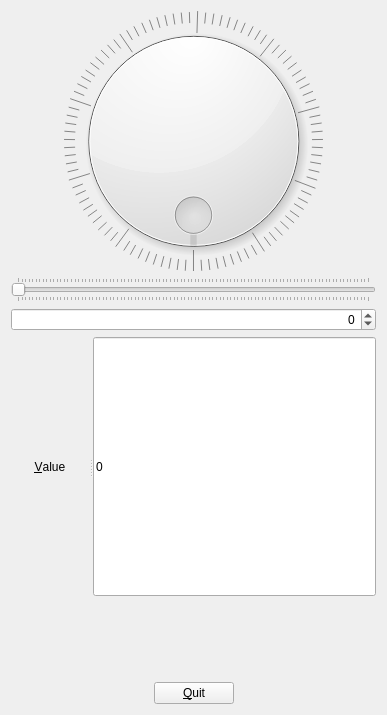
<?xml version="1.0" encoding="UTF-8"?>
<ui version="4.0">
 <class>Widget</class>
 <widget class="QWidget" name="Widget">
  <property name="enabled">
   <bool>true</bool>
  </property>
  <property name="geometry">
   <rect>
    <x>0</x>
    <y>0</y>
    <width>387</width>
    <height>715</height>
   </rect>
  </property>
  <property name="windowTitle">
   <string>Widget</string>
  </property>
  <layout class="QVBoxLayout" name="verticalLayout">
   <item>
    <widget class="QDial" name="dial">
     <property name="wrapping">
      <bool>true</bool>
     </property>
     <property name="notchesVisible">
      <bool>true</bool>
     </property>
    </widget>
   </item>
   <item>
    <widget class="QSlider" name="horizontalSlider">
     <property name="orientation">
      <enum>Qt::Orientation::Horizontal</enum>
     </property>
     <property name="tickPosition">
      <enum>QSlider::TickPosition::TicksBothSides</enum>
     </property>
    </widget>
   </item>
   <item>
    <widget class="QSpinBox" name="spinBox">
     <property name="enabled">
      <bool>true</bool>
     </property>
     <property name="wrapping">
      <bool>true</bool>
     </property>
     <property name="alignment">
      <set>Qt::AlignmentFlag::AlignRight|Qt::AlignmentFlag::AlignTrailing|Qt::AlignmentFlag::AlignVCenter</set>
     </property>
    </widget>
   </item>
   <item>
    <widget class="QSplitter" name="splitter">
     <property name="orientation">
      <enum>Qt::Orientation::Horizontal</enum>
     </property>
     <widget class="QLabel" name="label">
      <property name="text">
       <string>&amp;Value</string>
      </property>
      <property name="alignment">
       <set>Qt::AlignmentFlag::AlignCenter</set>
      </property>
      <property name="buddy">
       <cstring>lineEdit</cstring>
      </property>
     </widget>
     <widget class="QLineEdit" name="lineEdit">
      <property name="inputMask">
       <string>09</string>
      </property>
      <property name="text">
       <string>0</string>
      </property>
      <property name="placeholderText">
       <string>input the number</string>
      </property>
     </widget>
    </widget>
   </item>
   <item>
    <spacer name="verticalSpacer">
     <property name="orientation">
      <enum>Qt::Orientation::Vertical</enum>
     </property>
     <property name="sizeType">
      <enum>QSizePolicy::Policy::Maximum</enum>
     </property>
     <property name="sizeHint" stdset="0">
      <size>
       <width>20</width>
       <height>80</height>
      </size>
     </property>
    </spacer>
   </item>
   <item>
    <layout class="QHBoxLayout" name="horizontalLayout">
     <item>
      <spacer name="horizontalSpacer">
       <property name="orientation">
        <enum>Qt::Orientation::Horizontal</enum>
       </property>
       <property name="sizeHint" stdset="0">
        <size>
         <width>40</width>
         <height>20</height>
        </size>
       </property>
      </spacer>
     </item>
     <item>
      <widget class="QPushButton" name="pushButton">
       <property name="text">
        <string>&amp;Quit</string>
       </property>
      </widget>
     </item>
     <item>
      <spacer name="horizontalSpacer_2">
       <property name="orientation">
        <enum>Qt::Orientation::Horizontal</enum>
       </property>
       <property name="sizeHint" stdset="0">
        <size>
         <width>40</width>
         <height>20</height>
        </size>
       </property>
      </spacer>
     </item>
    </layout>
   </item>
  </layout>
 </widget>
 <tabstops>
  <tabstop>lineEdit</tabstop>
  <tabstop>spinBox</tabstop>
  <tabstop>dial</tabstop>
  <tabstop>horizontalSlider</tabstop>
  <tabstop>pushButton</tabstop>
 </tabstops>
 <resources/>
 <connections>
  <connection>
   <sender>dial</sender>
   <signal>valueChanged(int)</signal>
   <receiver>horizontalSlider</receiver>
   <slot>setValue(int)</slot>
   <hints>
    <hint type="sourcelabel">
     <x>205</x>
     <y>106</y>
    </hint>
    <hint type="destinationlabel">
     <x>240</x>
     <y>275</y>
    </hint>
   </hints>
  </connection>
  <connection>
   <sender>horizontalSlider</sender>
   <signal>valueChanged(int)</signal>
   <receiver>spinBox</receiver>
   <slot>setValue(int)</slot>
   <hints>
    <hint type="sourcelabel">
     <x>191</x>
     <y>288</y>
    </hint>
    <hint type="destinationlabel">
     <x>192</x>
     <y>310</y>
    </hint>
   </hints>
  </connection>
  <connection>
   <sender>spinBox</sender>
   <signal>valueChanged(int)</signal>
   <receiver>dial</receiver>
   <slot>setValue(int)</slot>
   <hints>
    <hint type="sourcelabel">
     <x>132</x>
     <y>317</y>
    </hint>
    <hint type="destinationlabel">
     <x>119</x>
     <y>225</y>
    </hint>
   </hints>
  </connection>
  <connection>
   <sender>spinBox</sender>
   <signal>textChanged(QString)</signal>
   <receiver>lineEdit</receiver>
   <slot>setText(QString)</slot>
   <hints>
    <hint type="sourcelabel">
     <x>266</x>
     <y>319</y>
    </hint>
    <hint type="destinationlabel">
     <x>262</x>
     <y>352</y>
    </hint>
   </hints>
  </connection>
  <connection>
   <sender>pushButton</sender>
   <signal>clicked()</signal>
   <receiver>Widget</receiver>
   <slot>close()</slot>
   <hints>
    <hint type="sourcelabel">
     <x>170</x>
     <y>583</y>
    </hint>
    <hint type="destinationlabel">
     <x>1</x>
     <y>673</y>
    </hint>
   </hints>
  </connection>
 </connections>
</ui>
